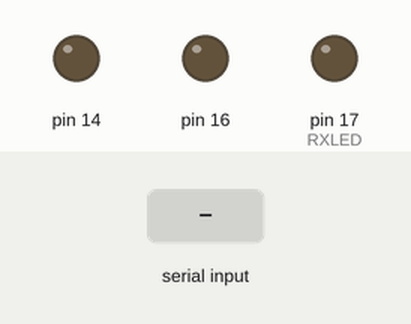
The sketch below on a simulated Arduino Uno, built with avr-gcc and run on an emulated ATmega328P. Shown: output pins drawn as LEDs (lit = HIGH). The test bench sets the inputs (shaded band). What the sketch prints to the serial monitor is not drawn.

Above: at 1.2 s.
1.3 s: "1" received over Serial
At 2.5 s:
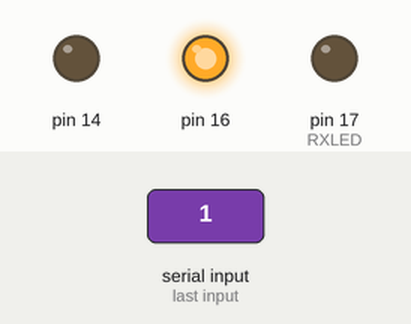
2.8 s: "0" received over Serial
At 3.7 s:
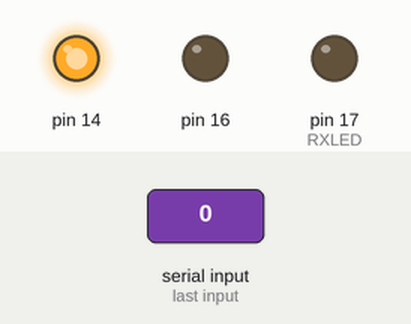
Timing chart, 0 to 5.8 s (numbered marks = the images above; inputs shaded):
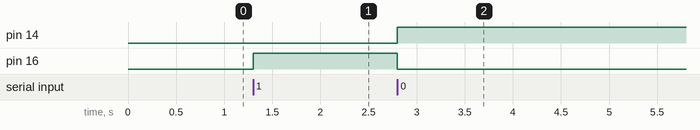

The sketch:

sketch_apr18a.ino
```cpp
int RXLED = 17;
char cmd;

void setup() {

  pinMode(RXLED, OUTPUT);
  Serial.begin(115200);
  Serial.println("Initialize Serial Monitor");

  pinMode(16, OUTPUT);
  pinMode(14, OUTPUT);
}

void loop() {
  input();
}

void input() {
  if (Serial.available()) {
    cmd = Serial.read();
  }

  if (cmd == '1') {
    digitalWrite(16, HIGH);
    digitalWrite(14, LOW);
  } else if(cmd == '0') {
    digitalWrite(16, LOW);
    digitalWrite(14, HIGH);
  }
}
```

Measured:
- after the input at 1.3 s, pin 16: LOW → HIGH at once
- after the input at 2.8 s, pin 14: LOW → HIGH at once; pin 16: HIGH → LOW at once
